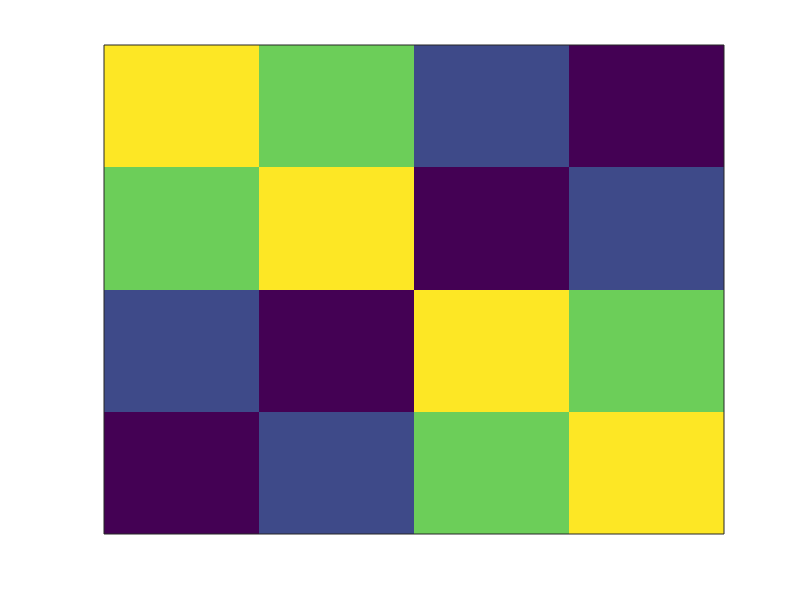
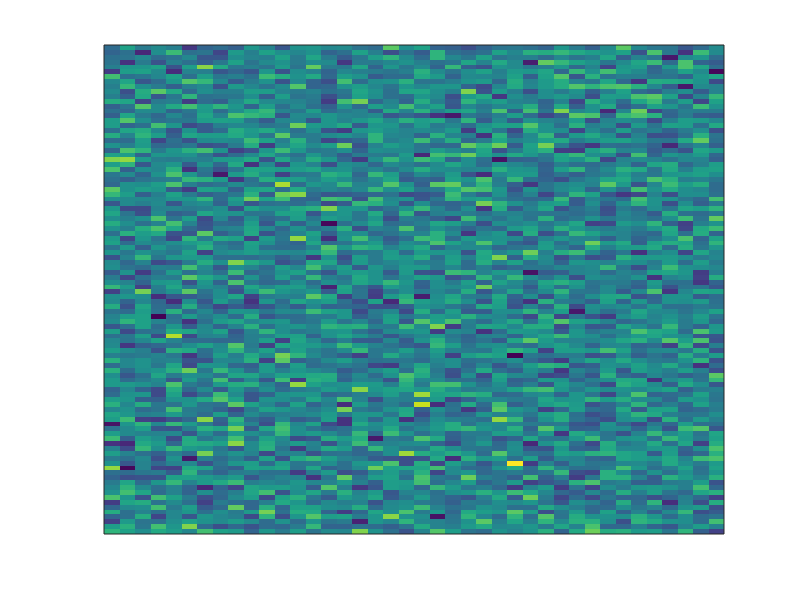

Write the MATLAB code that produced these figures, in order.
clear all 
close all
clc

mat_fig = [1 , 0.8, 0.3, 0.1; 0.8, 1, 0.1, 0.3; 0.3, 0.1, 1, 0.8; 0.1, 0.3, 0.8, 1];

figure(1)
imagesc(mat_fig)
xticks([])
yticks([])


voxels_illustration = randn(100,40);
figure(2)
imagesc(voxels_illustration)
xticks([])
yticks([])


